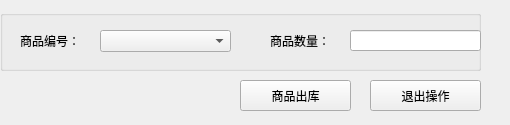
<?xml version="1.0" encoding="UTF-8"?>
<ui version="4.0">
 <class>goodsdelivery</class>
 <widget class="QWidget" name="goodsdelivery">
  <property name="geometry">
   <rect>
    <x>0</x>
    <y>0</y>
    <width>510</width>
    <height>125</height>
   </rect>
  </property>
  <property name="windowTitle">
   <string>商品出库</string>
  </property>
  <property name="windowIcon">
   <iconset resource="images.qrc">
    <normaloff>:/new/prefix1/images/output.png</normaloff>:/new/prefix1/images/output.png</iconset>
  </property>
  <widget class="QPushButton" name="pushButton_Exit">
   <property name="geometry">
    <rect>
     <x>370</x>
     <y>80</y>
     <width>111</width>
     <height>31</height>
    </rect>
   </property>
   <property name="text">
    <string>退出操作</string>
   </property>
   <property name="icon">
    <iconset resource="images.qrc">
     <normaloff>:/new/prefix1/images/delete.png</normaloff>:/new/prefix1/images/delete.png</iconset>
   </property>
  </widget>
  <widget class="QLabel" name="label_2">
   <property name="geometry">
    <rect>
     <x>270</x>
     <y>20</y>
     <width>71</width>
     <height>41</height>
    </rect>
   </property>
   <property name="text">
    <string>商品数量：</string>
   </property>
  </widget>
  <widget class="QGroupBox" name="groupBox">
   <property name="geometry">
    <rect>
     <x>0</x>
     <y>10</y>
     <width>481</width>
     <height>61</height>
    </rect>
   </property>
   <property name="title">
    <string/>
   </property>
  </widget>
  <widget class="QComboBox" name="comboBox_Id">
   <property name="geometry">
    <rect>
     <x>100</x>
     <y>30</y>
     <width>131</width>
     <height>22</height>
    </rect>
   </property>
  </widget>
  <widget class="QLabel" name="label">
   <property name="geometry">
    <rect>
     <x>20</x>
     <y>20</y>
     <width>81</width>
     <height>41</height>
    </rect>
   </property>
   <property name="text">
    <string>商品编号：</string>
   </property>
  </widget>
  <widget class="QLineEdit" name="lineEdit_Amount">
   <property name="geometry">
    <rect>
     <x>350</x>
     <y>30</y>
     <width>131</width>
     <height>21</height>
    </rect>
   </property>
  </widget>
  <widget class="QPushButton" name="pushButton_OutputGoods">
   <property name="geometry">
    <rect>
     <x>240</x>
     <y>80</y>
     <width>111</width>
     <height>31</height>
    </rect>
   </property>
   <property name="text">
    <string>商品出库</string>
   </property>
   <property name="icon">
    <iconset resource="images.qrc">
     <normaloff>:/new/prefix1/images/update.png</normaloff>:/new/prefix1/images/update.png</iconset>
   </property>
  </widget>
  <zorder>groupBox</zorder>
  <zorder>pushButton_Exit</zorder>
  <zorder>label_2</zorder>
  <zorder>comboBox_Id</zorder>
  <zorder>label</zorder>
  <zorder>lineEdit_Amount</zorder>
  <zorder>pushButton_OutputGoods</zorder>
 </widget>
 <resources>
  <include location="images.qrc"/>
 </resources>
 <connections/>
</ui>
